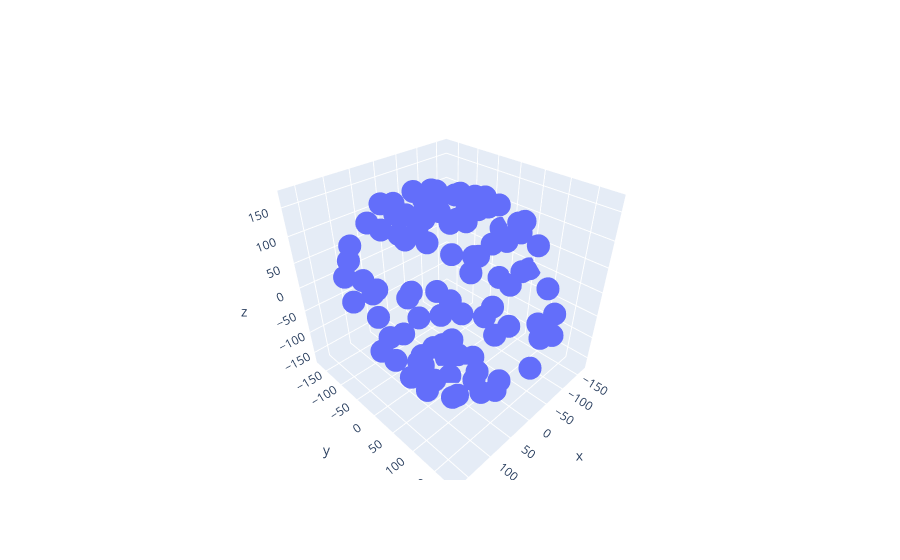

Source (notebook cell):
### Code cell
import plotly.graph_objects as go
import numpy as np

# Helix equation
t = np.linspace(0, 10, 50)
x, y, z = dataC2[:,0],dataC2[:,1],dataC2[:,2]

fig = go.Figure(data=[go.Scatter3d(x=x, y=y, z=z,
                                   mode='markers')])
fig.show()
